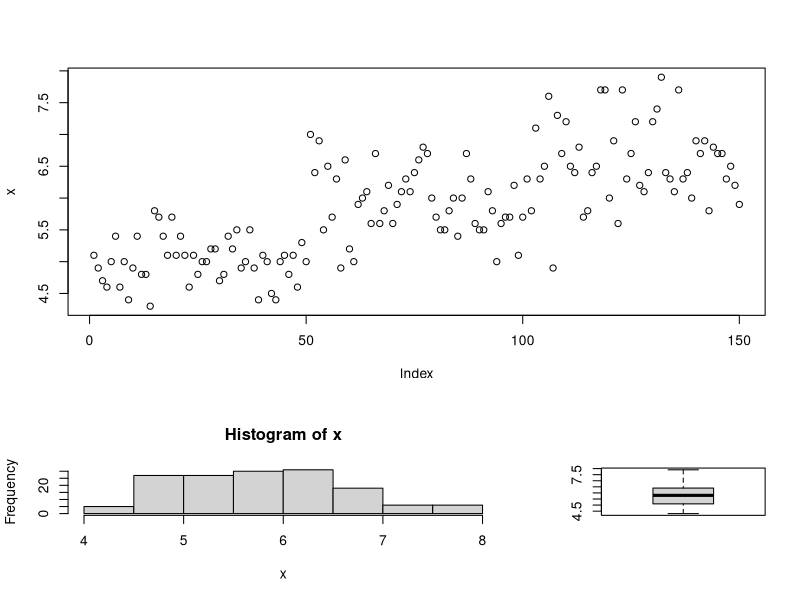
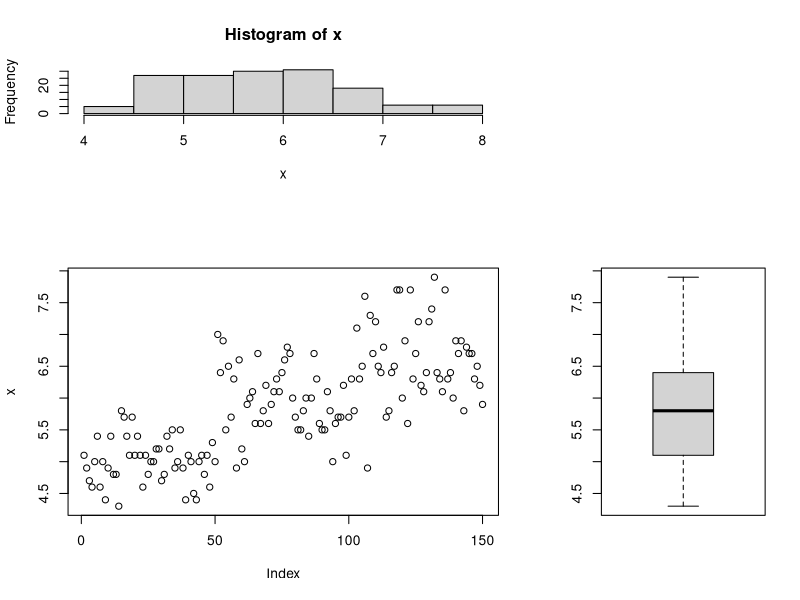
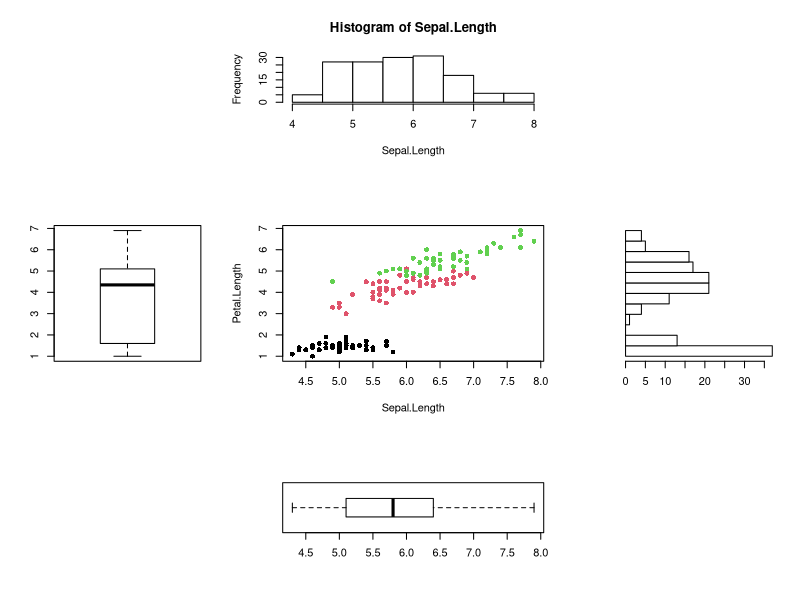
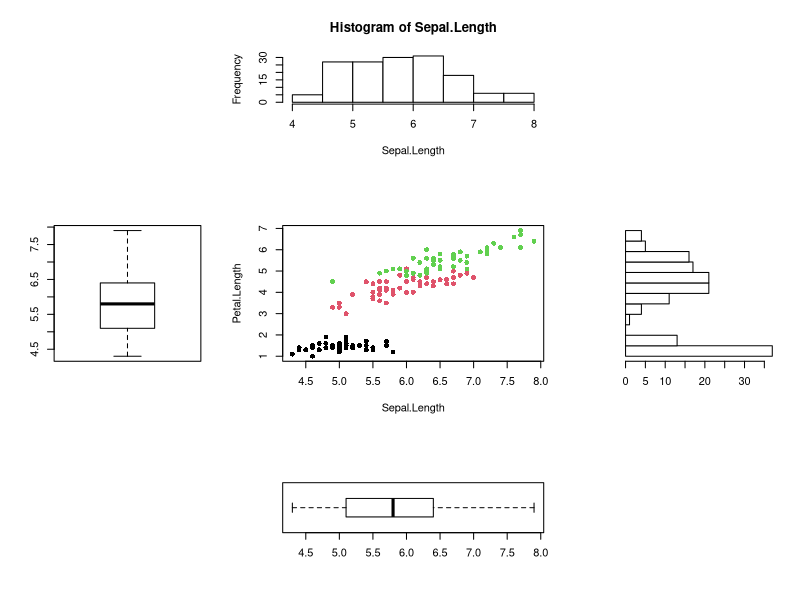
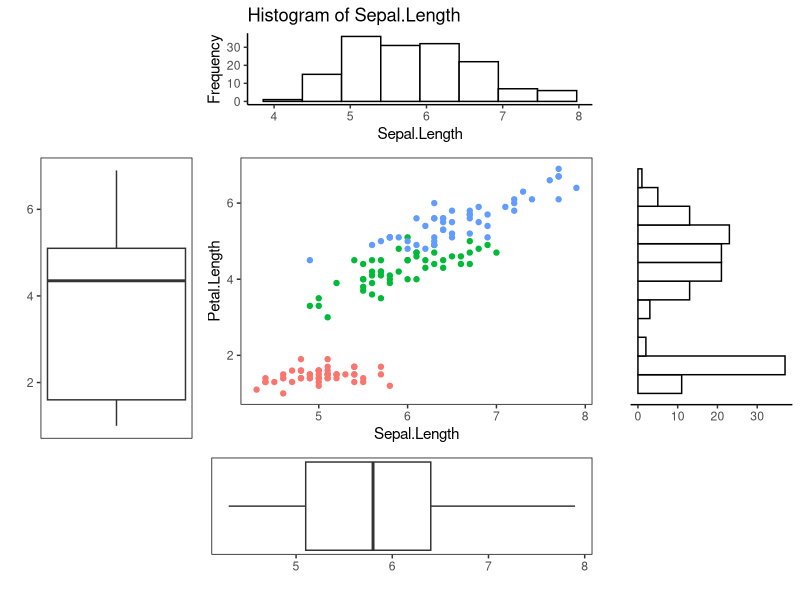
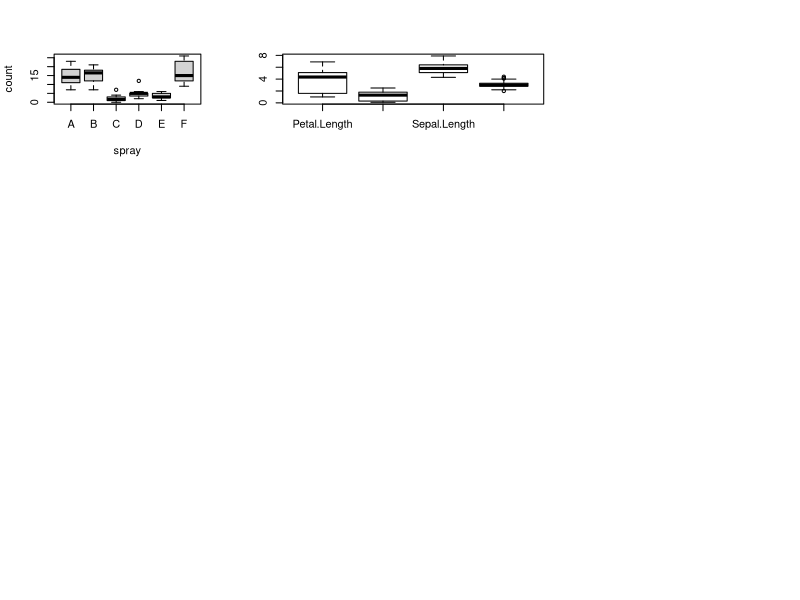
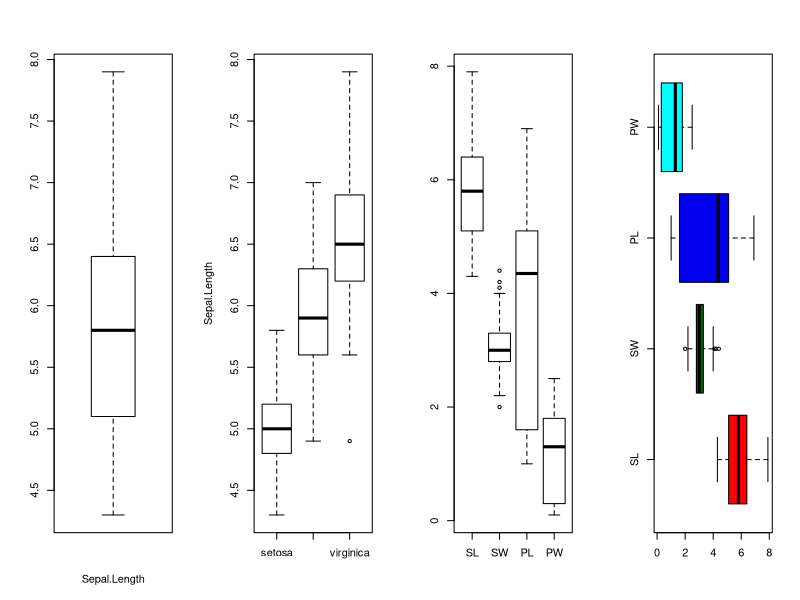

Generate these figures, in order, with R:
## ---- chunk 1
x <- iris$Sepal.Length
mat <- matrix(c(1,2,1,3), 2,2)
layout(mat,widths = c(2,1), heights = c(2,1) )
plot(x)
hist(x)
boxplot(x)
## ---- chunk 2
x <- iris$Sepal.Length
mat <- matrix(c(2,1,0,3), 2,2)
layout(mat,widths = c(2,1), heights = c(1,2))
plot(x)
hist(x)
boxplot(x)
## ---- chunk 3
mat1 <- matrix(c(0,1,0,2,3,4,0,5,0), 3,3)
layout(mat1, widths = c(2,3,2), heights = c(2,3,2))
x <- iris$Petal.Length
y <- iris$Sepal.Length
a <- as.data.frame(x)
boxplot(x, col = "white")
hist(y, col = "white",
     main = "Histogram of Sepal.Length",
     xlab = "Sepal.Length",
     ylab = "Frequency")
plot(y,x, xlab="Sepal.Length", ylab = "Petal.Length", col = iris$Species, pch = 16)
boxplot(y, horizontal = TRUE, col = "white")
#https://stackoverflow.com/questions/11022675/rotate-histogram-in-r-or-overlay-a-density-in-a-barplot
# 我們只想要圖片的counts，不希望看到圖，設定plot = F
k <- hist(iris$Petal.Length, plot = F) 
barplot(k$counts, axes=TRUE, xlim=c(0, max(k$counts,iris$Sepal.Length)),
        space=0, # 讓bar的間距 = 0，看起來會像histogram
        horiz=TRUE, col = "white")

## ---- chunk 4
x = iris
yhist <- hist(x$Petal.Length,plot = F)
# 直接令矩陣，沒有的部分用空圖填滿
mat1 <- matrix(c(seq(1,9,1)), 3, 3,byrow=TRUE)
layout(mat1,widths = c(2,3,2),heights = c(2,3,2))
plot.new() # NULL graph
hist(x$Sepal.Length, col = "white",
     main = "Histogram of Sepal.Length", xlab = "Sepal.Length")
plot.new()
boxplot(x$Sepal.Length, col = "white")
plot(x$Sepal.Length,x$Petal.Length,col = x$Species, xlab="Sepal.Length", ylab = "Petal.Length",pch = 16)
barplot(yhist$counts, axes=TRUE, 
        xlim=c(0, max(yhist$counts,x$Sepal.Length)),
        space=0, horiz=TRUE, col = "white")
plot.new()
boxplot(x$Sepal.Length, horizontal=TRUE, col = "white")
plot.new()

## ---- chunk 5
library(ggplot2)
# ggplot把圖表命名後，就不會顯示了
a <- ggplot(iris,aes(x = Petal.Length)) + 
  geom_boxplot() + coord_flip() + xlab("") +
    theme(
   panel.background = element_rect(fill = "white" , color = "black"),
    panel.grid.major = element_blank(),
    panel.grid.minor = element_blank(),
    axis.ticks.x.bottom = element_blank(),
    axis.text.x.bottom =  element_blank())  

b <- ggplot(iris,aes(x = Sepal.Length))+
  geom_histogram(fill="white",color="black", bins = 8) + 
  ylab("Frequency") + xlab("Sepal.Length") + theme_bw() +
  ggtitle("Histogram of Sepal.Length") +
  theme(
     plot.background = element_blank(),
     panel.grid.major = element_blank(),
     panel.grid.minor = element_blank(),
     panel.border = element_blank(),
    axis.line.y.left = element_line(),
    axis.line.x.bottom = element_line()) 

c <- ggplot(iris, aes(x= Sepal.Length, y = Petal.Length, color = Species)) + 
  geom_point() +
  theme(
   panel.background = element_rect(fill = "white" , color = "black"),
    panel.grid.major = element_blank(),
    panel.grid.minor = element_blank(),
   legend.position = "none")

d <- ggplot(iris,aes(x = Sepal.Length)) + 
  geom_boxplot() + xlab("") +
    theme(
   panel.background = element_rect(fill = "white" , color = "black"),
    panel.grid.major = element_blank(),
    panel.grid.minor = element_blank(),
    axis.ticks.y.left = element_blank(),
    axis.text.y.left =  element_blank())  

e <- ggplot(iris,aes(x = Petal.Length))+
  geom_histogram(fill="white",color="black", bins = 12) + 
  coord_flip() + 
  ylab("") + xlab("") + theme_bw() +
  theme(axis.line.x.bottom = element_line(),
   axis.line.y.left = element_blank(),
     plot.background = element_blank(),
     panel.grid.major = element_blank(),
     panel.grid.minor = element_blank(),
     panel.border = element_blank(),
     axis.ticks.y.left = element_blank(),
     axis.text.y.left =  element_blank()) 
library(cowplot)
plot_grid(NULL, b , NULL, a,c,e,NULL, d, NULL, 
          rel_widths = c(1,2,1),
          rel_heights = c(1,2,1),
          nrow = 3)
## ---- chunk 6
boxplot(count ~ spray, data = InsectSprays, 
        col = "lightgray")
boxplot(iris[,c(3,4,1,2)], col = "white") # 對每一行變數畫盒狀圖，合併在一張圖中
## ---- chunk 7
colnames(iris) <- c("SL", "SW", "PL", "PW", "Species")
par(mfrow = c(1,4))
boxplot(iris$SL, col = "white", xlab = "Sepal.Length")
boxplot(iris$SL ~ iris$Species, col = "white", ylab = "Sepal.Length", xlab = "")
boxplot(iris[,c(1,2,3,4)], col = "white")
boxplot(iris[,c(1,2,3,4)], horizontal = T, col = c("red","darkgreen" , "blue2", "cyan"))
